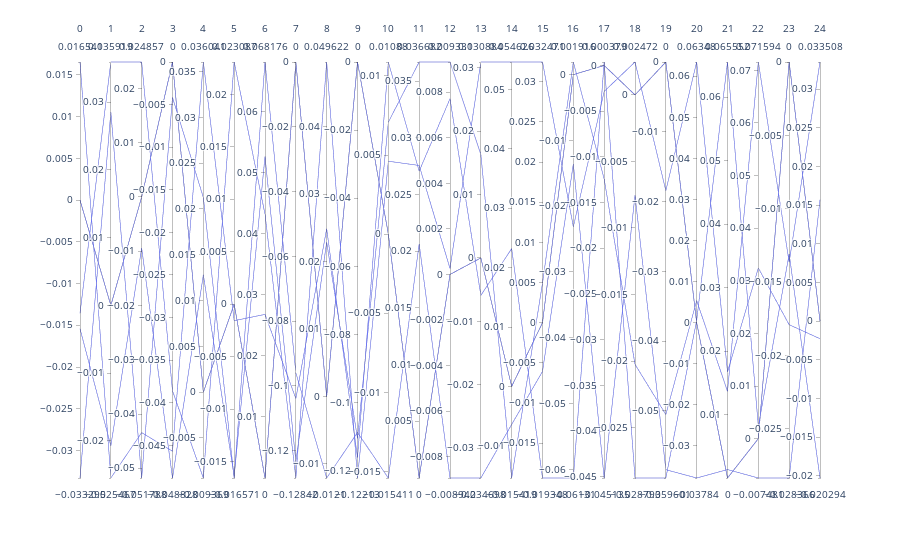

Notebook cell for this chart:
### Code cell
# Use parallax for justifying the use of clustering or PCA/LDA
batchMatrix = np.empty((len(batch_01.items), 25))

for i in range(len(batch_01.items) - 5 ):
    batchMatrix[i,:] = batch_01.items[i].data[25:50]

batchDF = pd.DataFrame(data = batchMatrix)
fig = px.parallel_coordinates(batchDF,color_continuous_scale=px.colors.diverging.Tealrose,
                              color_continuous_midpoint=0)
fig.show()
